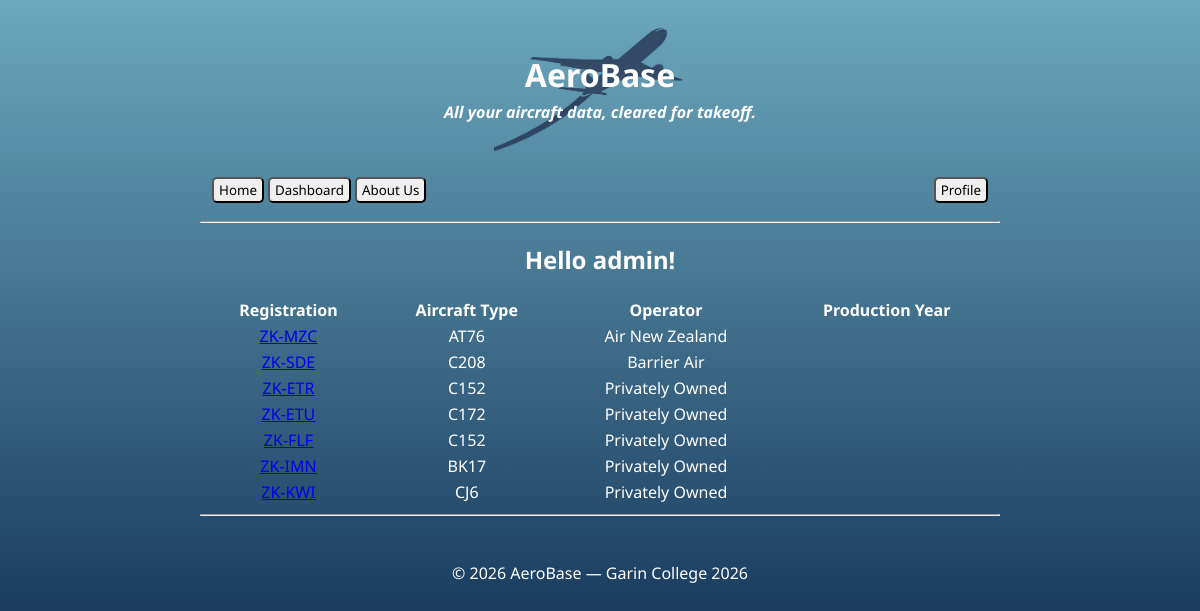
The page /database/aircraft (signed in) on the database as committed earlier.
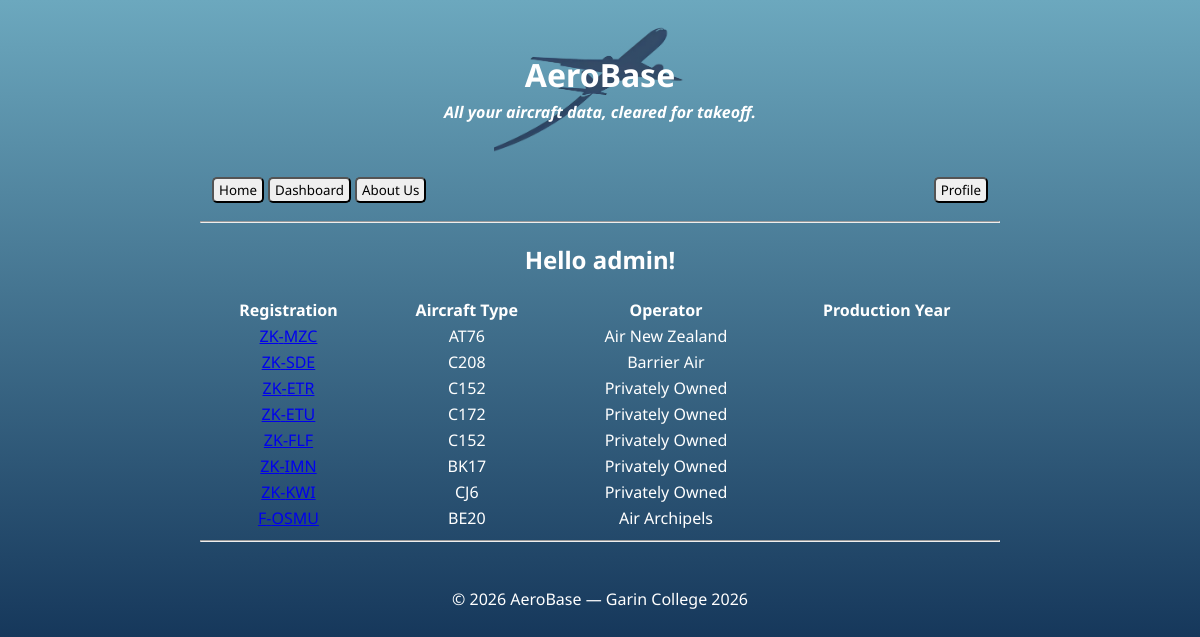
The same page on the database as committed later.
### app.py (models this page shows)
class Aircraft(db.Model):
    id = db.Column(db.Integer, primary_key = True)
    registration = db.Column(db.String(10), nullable = False)
    year_produced = db.Column(db.Integer, nullable = True)
    operator_id = db.Column(db.String(3), db.ForeignKey("operator.icao"), nullable=False)
    registration_prefix = db.Column(db.String(5), db.ForeignKey("registration_prefix.prefix"), nullable=False)
    manufacturer_id = db.Column(db.Integer, db.ForeignKey("manufacturer.manufacturer_id"), nullable=False)
    user_id = db.Column(db.Integer, db.ForeignKey("user.id"), nullable = True)
    date_time = db.Column(db.DateTime, server_default=db.func.now(), onupdate=db.func.now(), nullable=False)
    __table_args__ = ( # Checks that the combination of the prefix and registration are unique, so something like ZK-ABC can exist, but so can VH-ABC and not a second ZK-ABC.
        db.UniqueConstraint(
            "registration_prefix",
            "registration",
            name = "unique_registration"
        ),
    )
    operator = db.relationship(
        "Operator",
        back_populates = "aircrafts"
    )
    prefix = db.relationship(
        "RegistrationPrefix",
        back_populates = "aircrafts"
    )
    manufacturer = db.relationship(
        "Manufacturer",
        back_populates = "aircrafts"
    )
    user = db.relationship(
        "User",
        back_populates = "aircrafts"
    )

class Manufacturer(db.Model):
    manufacturer_id = db.Column(db.Integer, primary_key = True)
    type_icao = db.Column(db.String(4), nullable = False)
    manufacturer_name = db.Column(db.String(50), nullable = False)
    model_name = db.Column(db.String(50), nullable = False)
    wake_cat = db.Column(db.String(1), nullable = False)
    operators = db.relationship(
        "Operator",
        secondary = manufacturer_operator,
        back_populates = "manufacturers"
    )
    aircrafts = db.relationship(
        "Aircraft",
        back_populates = "manufacturer"
    )

class Operator(db.Model):
    icao = db.Column(db.String(3), primary_key = True)
    hub_icao = db.Column(db.String(4), nullable = False)
    year_founded = db.Column(db.Integer, nullable = False)
    operator_name = db.Column(db.String(25), nullable = False)
    user_id = db.Column(db.Integer, db.ForeignKey("user.id"), nullable = True)
    manufacturers = db.relationship(
        "Manufacturer",
        secondary = manufacturer_operator,
        back_populates = "operators"
    )
    aircrafts = db.relationship(
        "Aircraft",
        back_populates = "operator"
    )
    user = db.relationship(
        "User",
        back_populates = "operators"
    )

### app.py (the view)
    @app.route("/database/aircraft")
    def dbaircraft():
        aircraft = Aircraft.query.order_by(Aircraft.operator_id, Aircraft.registration_prefix, Aircraft.registration).all() # Pulls all aircraft from the database
        if "user" in session:
            return render_template(
                "aircraft.html",
                page_title = "Database (Aircraft)",
                user=session["user"],
                aircrafts=aircraft
            )
        else:
            return redirect(url_for("login"))

### app.py (called while the page is built)
@app.context_processor
def inject_user():
   return{
       "logged_in": "user" in session
   }

### templates/aircraft.html (shortened to what this page needs)
{% extends "layout.html" %}
{% block content %}
<h2 style="color: #ffffff;">Hello {{user}}!</h2>
<table style="width: 100%; color:#ffffff;">
    <tr>
        <th>Registration</th>
        <th>Aircraft Type</th>
        <th>Operator</th>
        <th>Production Year</th>
    </tr>
    {% for aircraft in aircrafts %}
    <tr>
        <td><a href="/database/aircraft/{{ aircraft.id }}">{{aircraft.registration_prefix}}-{{aircraft.registration}}</a></td>
        <td>{{aircraft.manufacturer.type_icao}}</td>
        <td>{{aircraft.operator.operator_name}}</td>
        <td>
        </td>
    </tr>
    {% endfor %}
</table>
{% endblock %}

### templates/layout.html (shortened to what this page needs)
<!doctype html>
<html lang="en">
<head>
<link rel="stylesheet" href="{{ url_for('static', filename='style.css') }}">
</head>
<body>
{% include "header.html" %}
{% include "nav.html" %}
  <hr>
  {% block content %}{% endblock %}
  <hr>
  {% include "footer.html" %}
</body>
</html>

### templates/header.html
<header>
  <h1 style="margin-bottom: 5px;">AeroBase</h1>
  <h4 style="margin-top: 5px"><i>All your aircraft data, cleared for takeoff.</i></h4>
</header>

### templates/nav.html
<nav>
  <button style="margin-inline:2px" type="button" onclick="window.location.href='/'">Home</button>
  <button style="margin-inline:2px" type="button" onclick="window.location.href='/dashboard'">Dashboard</button>
  <button style="margin-inline:2px" type="button" onclick="window.location.href='/about-us'">About Us</button>
  {% if logged_in %}
    <button style="margin-inline:2px; margin-inline-start:auto;"  class="login-link" type="button" onclick="window.location.href='/profile'">Profile</button>
  {% else %}
    <button style="margin-inline:2px; margin-inline-start:auto;"  class="login-link" type="button" onclick="window.location.href='/login'">Login</button>
  {% endif %}
</nav>

### templates/footer.html
<footer>
  <p style="color: #ffffff;">
    © 2026 AeroBase — Garin College 2026
  </p>
</footer>

### static/style.css (style rules this page uses)
html { height:100%; }
body { font-family: 'Noto Sans', sans-serif; max-width: 800px; margin: 20px auto; background-image: linear-gradient(to bottom, #6ca8be, #001b42); background-repeat: no-repeat; background-attachment: fixed; text-align:center; }
header { padding: 12px; border-radius: 8px; color:#ffffff; background-image: url('homepage.png'); background-position: center; background-size: contain; background-repeat: no-repeat; }
nav { margin-top: 10px; padding: 10px; border-radius: 8px; display: flex; align-items: center; }
footer { margin-top: 20px; padding: 10px; border-radius: 8px; }
button { padding:2px; border-radius: 5px; padding-left: 5px; padding-right: 5px; font-family: 'Noto Sans', sans-serif; }

Rows that differ between the two databases and show on the page:
added Aircraft: registration_prefix "F", registration "OSMU", manufacturer.type_icao "BE20", operator.operator_name "Air Archipels"
